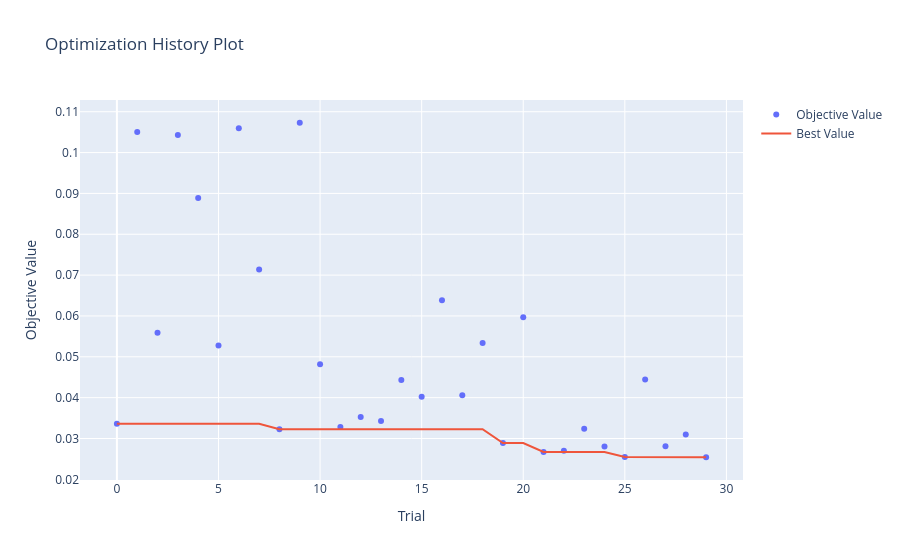

The cell this chart's notebook holds for it:
### Code cell
plot_optimization_history(study)

### Figure 1 — Plotly figure (JSON) as saved in the notebook; plotly's stock layout.template omitted (floating-point values rounded to 4 significant figures)
{"data": [{"mode": "markers", "name": "Objective Value", "type": "scatter", "x": [0, 1, 2, 3, 4, 5, 6, 7, 8, 9, 10, 11, 12, 13, 14, 15, 16, 17, 18, 19, 20, 21, 22, 23, 24, 25, 26, 27, 28, 29], "y": [0.03362, 0.105, 0.0559, 0.1043, 0.08887, 0.05278, 0.1059, 0.07138, 0.03229, 0.1073, 0.04818, 0.03282, 0.03528, 0.03426, 0.0443, 0.04019, 0.06386, 0.04061, 0.05337, 0.02889, 0.05971, 0.02671, 0.02698, 0.0324, 0.02806, 0.02546, 0.04444, 0.02813, 0.03099, 0.02541]}, {"mode": "lines", "name": "Best Value", "type": "scatter", "x": [0, 1, 2, 3, 4, 5, 6, 7, 8, 9, 10, 11, 12, 13, 14, 15, 16, 17, 18, 19, 20, 21, 22, 23, 24, 25, 26, 27, 28, 29], "y": [0.03362, 0.03362, 0.03362, 0.03362, 0.03362, 0.03362, 0.03362, 0.03362, 0.03229, 0.03229, 0.03229, 0.03229, 0.03229, 0.03229, 0.03229, 0.03229, 0.03229, 0.03229, 0.03229, 0.02889, 0.02889, 0.02671, 0.02671, 0.02671, 0.02671, 0.02546, 0.02546, 0.02546, 0.02546, 0.02541]}, {"marker": {"color": "#cccccc"}, "mode": "markers", "name": "Infeasible Trial", "showlegend": false, "type": "scatter", "x": [], "y": []}], "layout": {"title": {"text": "Optimization History Plot"}, "xaxis": {"title": {"text": "Trial"}}, "yaxis": {"title": {"text": "Objective Value"}}}}
